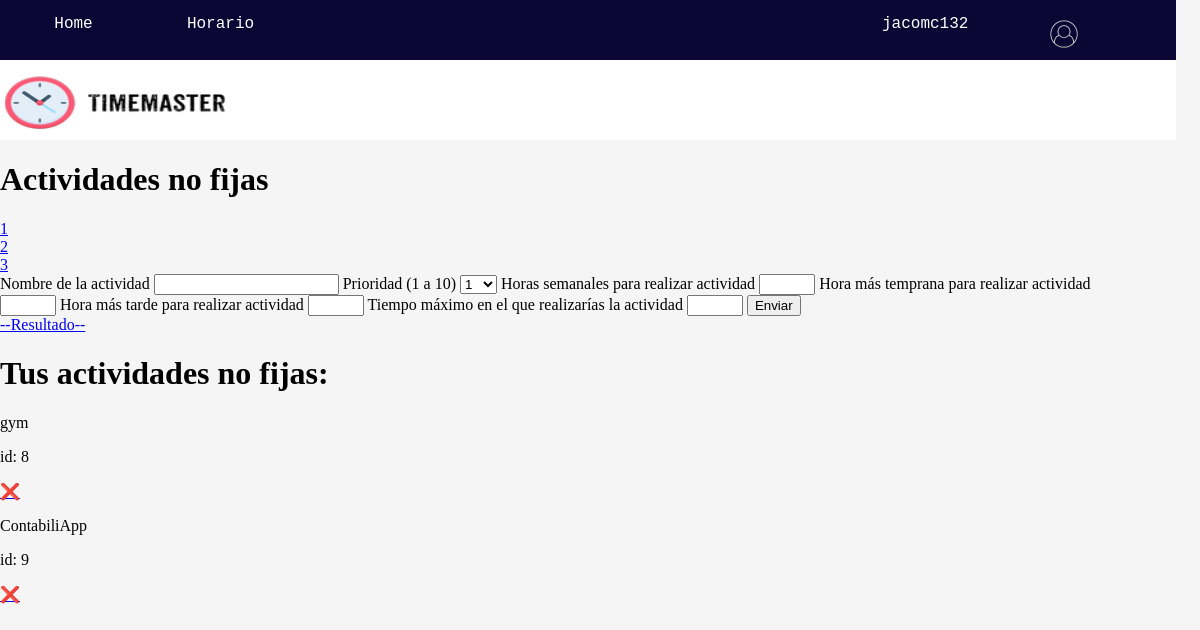
Before: /horario/actividades_no_fijas (signed in) with the older database file.
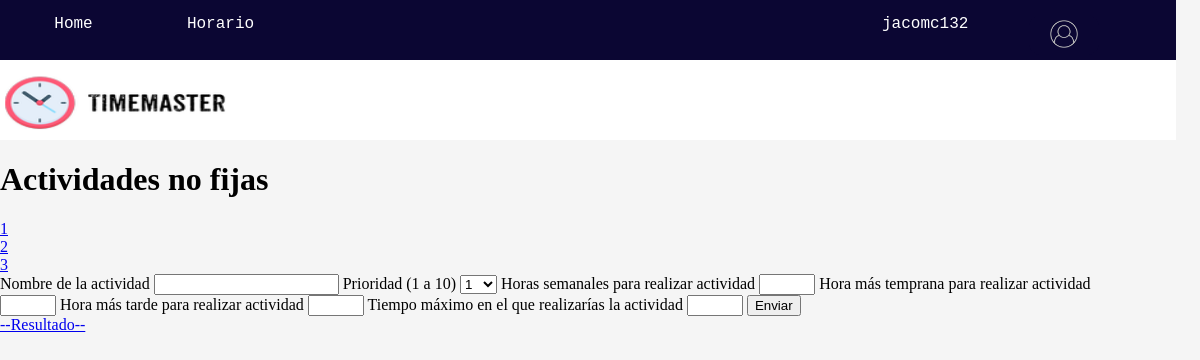
After: the same page with the newer database file.
### horario/models.py (models this page shows)
class Event(models.Model):
    user_id = models.ForeignKey(User, on_delete=models.CASCADE)
    priority = models.IntegerField(choices = [(i,i) for i in range(1,11)])
    name = models.CharField(max_length=30)
    event_type = models.CharField(max_length=50,default="actividad_fija") #Choices: actividad_fija, no fija y horario suenio.
    constraints = models.JSONField(default = dict)

### horario/views.py (the view)
# urls.py: path('actividades_no_fijas',views.actividades_no_fijas, name = 'actividades_no_fijas'),
@login_required(login_url = "user_login")
def actividades_no_fijas(request):
    user = User.objects.get(pk = request.user.pk)
    if request.method == "POST":
        priority = request.POST["priority"]
        name = request.POST["name"]
        event_type = "actividad_no_fija"
        time_goal = request.POST["horas_semanales"]
        time_goal_counter = time_goal
        earliest_hour = request.POST["hora_mas_temprana"]
        latest_hour = request.POST["hora_mas_tarde"]
        max_time = request.POST["tiempo_maximo"]
        constraints = {'time_goal':time_goal,'time_goal_counter':time_goal_counter,'earliest_hour':earliest_hour,'latest_hour':latest_hour,'max_time':max_time}
        nuevo_evento_no_fijo = Event(user_id=user,priority=priority,name=name,event_type=event_type,constraints=constraints)
        nuevo_evento_no_fijo.save()
        return redirect(reverse("actividades_no_fijas"))
    elif request.method == "GET":
        actividades_no_fijas = Event.objects.filter(user_id = user.pk)
        actividades_no_fijas = actividades_no_fijas.filter(event_type = "actividad_no_fija")
        return render(request,"actividades_no_fijas.html",{'actividades_no_fijas':actividades_no_fijas})

### horario/templates/actividades_no_fijas.html (shortened to what this page needs)
{% extends 'main/main.html' %}
{% load static %}
{% block content %}
<h1>Actividades no fijas</h1>
<div class="contenedor_links_horario">
    <div class="contenedor_link_suenio">
        <a href="{% url 'suenio' %}">1</a>
    </div>
    <div class="contenedor_link_actividades_fijas">
        <a href="{% url 'actividades_fijas' %}">2</a>
    </div>
    <div class="contenedor_link_actividades_no_fijas">
        <a href="{% url 'actividades_no_fijas' %}">3</a>
    </div>
</div>
<form action="" method="POST">
    <label for="name">Nombre de la actividad</label>
    <input type="text" name="name" id="name" required>
    <label for="priority">Prioridad (1 a 10)</label>
    <select name="priority" id="priority">
        <option value="1">1</option>
    </select>
    <label for="horas_semanales">Horas semanales para realizar actividad</label>
    <input type="number" name="horas_semanales" id="horas_semanales" min="1" max="24" step="1" required>
    <label for="hora_mas_temprana">Hora más temprana para realizar actividad</label>
    <input type="number" name="hora_mas_temprana" id="hora_mas_temprana" min="1" max="24" step="1" required>
    <label for="hora_mas_tarde">Hora más tarde para realizar actividad</label>
    <input type="number" name="hora_mas_tarde" id="hora_mas_tarde" min="1" max="24" step="1" required>
    <label for="tiempo_maximo">Tiempo máximo en el que realizarías la actividad</label>
    <input type="number" name="tiempo_maximo" id="tiempo_maximo" min="1" max="24" step="1" required>
    <input type="submit" value="Enviar">
</form>
<a href="{% url 'horario_final' %}">--Resultado--</a>
<div class="contenedor_actividades">
    {% if actividades_no_fijas %}
        <h1 class="titulo_tus_actividades">Tus actividades no fijas:</h1>
        {% for actividad in actividades_no_fijas %}
            <div class="caja_actividad">
                <p>{{actividad.name}}</p>
                <p>id: {{actividad.pk}}</p>
                <a href="{% url 'eliminar_actividades_no_fijas' ruta_actividad_no_fija=actividad.pk %}">❌</a>
            </div>
        {% endfor %}
    {% endif %}
</div>
{% endblock  %}

Changed rows visible on the page:
removed Event: name "gym", pk "8"
removed Event: name "ContabiliApp", pk "9"
Other visible differences:
text no longer shown: "Tus actividades no fijas:"
